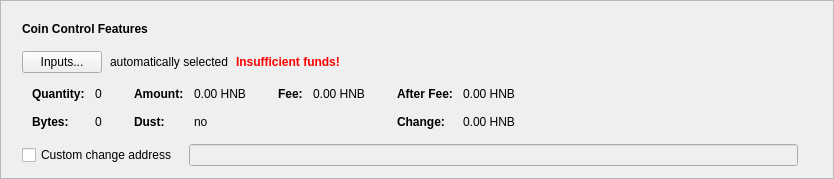
      <widget class="QFrame" name="frameCoinControl">
       <property name="sizePolicy">
        <sizepolicy hsizetype="Expanding" vsizetype="Fixed">
         <horstretch>0</horstretch>
         <verstretch>0</verstretch>
        </sizepolicy>
       </property>
       <property name="frameShape">
        <enum>QFrame::StyledPanel</enum>
       </property>
       <property name="frameShadow">
        <enum>QFrame::Raised</enum>
       </property>
       <layout class="QVBoxLayout" name="verticalLayout_2">
        <item>
         <layout class="QVBoxLayout" name="verticalLayoutCoinControl" stretch="0,0,0,0,0">
          <property name="spacing">
           <number>0</number>
          </property>
          <property name="sizeConstraint">
           <enum>QLayout::SetDefaultConstraint</enum>
          </property>
          <property name="leftMargin">
           <number>10</number>
          </property>
          <property name="topMargin">
           <number>10</number>
          </property>
          <item>
           <layout class="QHBoxLayout" name="horizontalLayoutCoinControl1">
            <property name="bottomMargin">
             <number>15</number>
            </property>
            <item>
             <widget class="QLabel" name="labelCoinControlFeatures">
              <property name="sizePolicy">
               <sizepolicy hsizetype="Preferred" vsizetype="Maximum">
                <horstretch>0</horstretch>
                <verstretch>0</verstretch>
               </sizepolicy>
              </property>
              <property name="font">
               <font>
                <weight>75</weight>
                <bold>true</bold>
               </font>
              </property>
              <property name="styleSheet">
               <string notr="true">font-weight:bold;</string>
              </property>
              <property name="text">
               <string>Coin Control Features</string>
              </property>
             </widget>
            </item>
           </layout>
          </item>
          <item>
           <layout class="QHBoxLayout" name="horizontalLayoutCoinControl2" stretch="0,0,0,0">
            <property name="spacing">
             <number>8</number>
            </property>
            <property name="bottomMargin">
             <number>10</number>
            </property>
            <item>
             <widget class="QPushButton" name="pushButtonCoinControl">
              <property name="styleSheet">
               <string notr="true"/>
              </property>
              <property name="text">
               <string>Inputs...</string>
              </property>
              <property name="autoDefault">
               <bool>false</bool>
              </property>
             </widget>
            </item>
            <item>
             <widget class="QLabel" name="labelCoinControlAutomaticallySelected">
              <property name="text">
               <string>automatically selected</string>
              </property>
              <property name="margin">
               <number>5</number>
              </property>
             </widget>
            </item>
            <item>
             <widget class="QLabel" name="labelCoinControlInsuffFunds">
              <property name="font">
               <font>
                <weight>75</weight>
                <bold>true</bold>
               </font>
              </property>
              <property name="styleSheet">
               <string notr="true">color:red;font-weight:bold;</string>
              </property>
              <property name="text">
               <string>Insufficient funds!</string>
              </property>
              <property name="margin">
               <number>5</number>
              </property>
             </widget>
            </item>
            <item>
             <spacer name="horizontalSpacerCoinControl">
              <property name="orientation">
               <enum>Qt::Horizontal</enum>
              </property>
              <property name="sizeHint" stdset="0">
               <size>
                <width>40</width>
                <height>1</height>
               </size>
              </property>
             </spacer>
            </item>
           </layout>
          </item>
          <item>
           <widget class="QWidget" name="widgetCoinControl" native="true">
            <property name="sizePolicy">
             <sizepolicy hsizetype="Preferred" vsizetype="Preferred">
              <horstretch>0</horstretch>
              <verstretch>0</verstretch>
             </sizepolicy>
            </property>
            <property name="minimumSize">
             <size>
              <width>0</width>
              <height>0</height>
             </size>
            </property>
            <property name="styleSheet">
             <string notr="true"/>
            </property>
            <layout class="QHBoxLayout" name="horizontalLayoutCoinControl5">
             <property name="leftMargin">
              <number>0</number>
             </property>
             <property name="topMargin">
              <number>0</number>
             </property>
             <property name="rightMargin">
              <number>0</number>
             </property>
             <property name="bottomMargin">
              <number>0</number>
             </property>
             <item>
              <layout class="QHBoxLayout" name="horizontalLayoutCoinControl3" stretch="0,0,0,1">
               <property name="spacing">
                <number>20</number>
               </property>
               <property name="topMargin">
                <number>0</number>
               </property>
               <property name="bottomMargin">
                <number>10</number>
               </property>
               <item>
                <layout class="QFormLayout" name="formLayoutCoinControl1">
                 <property name="horizontalSpacing">
                  <number>10</number>
                 </property>
                 <property name="verticalSpacing">
                  <number>14</number>
                 </property>
                 <property name="leftMargin">
                  <number>10</number>
                 </property>
                 <property name="topMargin">
                  <number>4</number>
                 </property>
                 <property name="rightMargin">
                  <number>6</number>
                 </property>
                 <item row="0" column="0">
                  <widget class="QLabel" name="labelCoinControlQuantityText">
                   <property name="font">
                    <font>
                     <weight>75</weight>
                     <bold>true</bold>
                    </font>
                   </property>
                   <property name="text">
                    <string>Quantity:</string>
                   </property>
                   <property name="margin">
                    <number>0</number>
                   </property>
                  </widget>
                 </item>
                 <item row="0" column="1">
                  <widget class="QLabel" name="labelCoinControlQuantity">
                   <property name="cursor">
                    <cursorShape>IBeamCursor</cursorShape>
                   </property>
                   <property name="contextMenuPolicy">
                    <enum>Qt::ActionsContextMenu</enum>
                   </property>
                   <property name="text">
                    <string notr="true">0</string>
                   </property>
                   <property name="margin">
                    <number>0</number>
                   </property>
                   <property name="textInteractionFlags">
                    <set>Qt::LinksAccessibleByMouse|Qt::TextSelectableByKeyboard|Qt::TextSelectableByMouse</set>
                   </property>
                  </widget>
                 </item>
                 <item row="1" column="0">
                  <widget class="QLabel" name="labelCoinControlBytesText">
                   <property name="font">
                    <font>
                     <weight>75</weight>
                     <bold>true</bold>
                    </font>
                   </property>
                   <property name="text">
                    <string>Bytes:</string>
                   </property>
                  </widget>
                 </item>
                 <item row="1" column="1">
                  <widget class="QLabel" name="labelCoinControlBytes">
                   <property name="cursor">
                    <cursorShape>IBeamCursor</cursorShape>
                   </property>
                   <property name="contextMenuPolicy">
                    <enum>Qt::ActionsContextMenu</enum>
                   </property>
                   <property name="text">
                    <string notr="true">0</string>
                   </property>
                   <property name="textInteractionFlags">
                    <set>Qt::LinksAccessibleByMouse|Qt::TextSelectableByKeyboard|Qt::TextSelectableByMouse</set>
                   </property>
                  </widget>
                 </item>
                </layout>
               </item>
               <item>
                <layout class="QFormLayout" name="formLayoutCoinControl2">
                 <property name="horizontalSpacing">
                  <number>10</number>
                 </property>
                 <property name="verticalSpacing">
                  <number>14</number>
                 </property>
                 <property name="leftMargin">
                  <number>6</number>
                 </property>
                 <property name="topMargin">
                  <number>4</number>
                 </property>
                 <property name="rightMargin">
                  <number>6</number>
                 </property>
                 <item row="0" column="0">
                  <widget class="QLabel" name="labelCoinControlAmountText">
                   <property name="font">
                    <font>
                     <weight>75</weight>
                     <bold>true</bold>
                    </font>
                   </property>
                   <property name="text">
                    <string>Amount:</string>
                   </property>
                   <property name="margin">
                    <number>0</number>
                   </property>
                  </widget>
                 </item>
                 <item row="0" column="1">
                  <widget class="QLabel" name="labelCoinControlAmount">
                   <property name="cursor">
                    <cursorShape>IBeamCursor</cursorShape>
                   </property>
                   <property name="contextMenuPolicy">
                    <enum>Qt::ActionsContextMenu</enum>
                   </property>
                   <property name="text">
                    <string notr="true">0.00 HNB</string>
                   </property>
                   <property name="textInteractionFlags">
                    <set>Qt::LinksAccessibleByMouse|Qt::TextSelectableByKeyboard|Qt::TextSelectableByMouse</set>
                   </property>
                  </widget>
                 </item>
                 <item row="1" column="0">
                  <widget class="QLabel" name="labelCoinControlLowOutputText">
                   <property name="font">
                    <font>
                     <weight>75</weight>
                     <bold>true</bold>
                    </font>
                   </property>
                   <property name="text">
                    <string>Dust:</string>
                   </property>
                  </widget>
                 </item>
                 <item row="1" column="1">
                  <widget class="QLabel" name="labelCoinControlLowOutput">
                   <property name="cursor">
                    <cursorShape>IBeamCursor</cursorShape>
                   </property>
                   <property name="contextMenuPolicy">
                    <enum>Qt::ActionsContextMenu</enum>
                   </property>
                   <property name="text">
                    <string notr="true">no</string>
                   </property>
                   <property name="textInteractionFlags">
                    <set>Qt::LinksAccessibleByMouse|Qt::TextSelectableByKeyboard|Qt::TextSelectableByMouse</set>
                   </property>
                  </widget>
                 </item>
                </layout>
               </item>
               <item>
                <layout class="QFormLayout" name="formLayoutCoinControl3">
                 <property name="horizontalSpacing">
                  <number>10</number>
                 </property>
                 <property name="verticalSpacing">
                  <number>14</number>
                 </property>
                 <property name="leftMargin">
                  <number>6</number>
                 </property>
                 <property name="topMargin">
                  <number>4</number>
                 </property>
                 <property name="rightMargin">
                  <number>6</number>
                 </property>
                 <item row="0" column="0">
                  <widget class="QLabel" name="labelCoinControlFeeText">
                   <property name="font">
                    <font>
                     <weight>75</weight>
                     <bold>true</bold>
                    </font>
                   </property>
                   <property name="text">
                    <string>Fee:</string>
                   </property>
                   <property name="margin">
                    <number>0</number>
                   </property>
                  </widget>
                 </item>
                 <item row="0" column="1">
                  <widget class="QLabel" name="labelCoinControlFee">
                   <property name="cursor">
                    <cursorShape>IBeamCursor</cursorShape>
                   </property>
                   <property name="contextMenuPolicy">
                    <enum>Qt::ActionsContextMenu</enum>
                   </property>
                   <property name="text">
                    <string notr="true">0.00 HNB</string>
                   </property>
                   <property name="textInteractionFlags">
                    <set>Qt::LinksAccessibleByMouse|Qt::TextSelectableByKeyboard|Qt::TextSelectableByMouse</set>
                   </property>
                  </widget>
                 </item>
                </layout>
               </item>
               <item>
                <layout class="QFormLayout" name="formLayoutCoinControl4">
                 <property name="horizontalSpacing">
                  <number>10</number>
                 </property>
                 <property name="verticalSpacing">
                  <number>14</number>
                 </property>
                 <property name="leftMargin">
                  <number>6</number>
                 </property>
                 <property name="topMargin">
                  <number>4</number>
                 </property>
                 <property name="rightMargin">
                  <number>6</number>
                 </property>
                 <item row="0" column="0">
                  <widget class="QLabel" name="labelCoinControlAfterFeeText">
                   <property name="font">
                    <font>
                     <weight>75</weight>
                     <bold>true</bold>
                    </font>
                   </property>
                   <property name="text">
                    <string>After Fee:</string>
                   </property>
                   <property name="margin">
                    <number>0</number>
                   </property>
                  </widget>
                 </item>
                 <item row="0" column="1">
                  <widget class="QLabel" name="labelCoinControlAfterFee">
                   <property name="cursor">
                    <cursorShape>IBeamCursor</cursorShape>
                   </property>
                   <property name="contextMenuPolicy">
                    <enum>Qt::ActionsContextMenu</enum>
                   </property>
                   <property name="text">
                    <string notr="true">0.00 HNB</string>
                   </property>
                   <property name="textInteractionFlags">
                    <set>Qt::LinksAccessibleByMouse|Qt::TextSelectableByKeyboard|Qt::TextSelectableByMouse</set>
                   </property>
                  </widget>
                 </item>
                 <item row="1" column="0">
                  <widget class="QLabel" name="labelCoinControlChangeText">
                   <property name="font">
                    <font>
                     <weight>75</weight>
                     <bold>true</bold>
                    </font>
                   </property>
                   <property name="text">
                    <string>Change:</string>
                   </property>
                  </widget>
                 </item>
                 <item row="1" column="1">
                  <widget class="QLabel" name="labelCoinControlChange">
                   <property name="cursor">
                    <cursorShape>IBeamCursor</cursorShape>
                   </property>
                   <property name="contextMenuPolicy">
                    <enum>Qt::ActionsContextMenu</enum>
                   </property>
                   <property name="text">
                    <string notr="true">0.00 HNB</string>
                   </property>
                   <property name="textInteractionFlags">
                    <set>Qt::LinksAccessibleByMouse|Qt::TextSelectableByKeyboard|Qt::TextSelectableByMouse</set>
                   </property>
                  </widget>
                 </item>
                </layout>
               </item>
              </layout>
             </item>
            </layout>
           </widget>
          </item>
          <item>
           <layout class="QHBoxLayout" name="horizontalLayoutCoinControl4" stretch="0,0,0">
            <property name="spacing">
             <number>12</number>
            </property>
            <property name="sizeConstraint">
             <enum>QLayout::SetDefaultConstraint</enum>
            </property>
            <property name="topMargin">
             <number>5</number>
            </property>
            <property name="rightMargin">
             <number>5</number>
            </property>
            <item>
             <widget class="QCheckBox" name="checkBoxCoinControlChange">
              <property name="toolTip">
               <string>If this is activated, but the change address is empty or invalid, change will be sent to a newly generated address.</string>
              </property>
              <property name="text">
               <string>Custom change address</string>
              </property>
             </widget>
            </item>
            <item>
             <widget class="QValidatedLineEdit" name="lineEditCoinControlChange">
              <property name="enabled">
               <bool>false</bool>
              </property>
              <property name="sizePolicy">
               <sizepolicy hsizetype="Expanding" vsizetype="Fixed">
                <horstretch>0</horstretch>
                <verstretch>0</verstretch>
               </sizepolicy>
              </property>
             </widget>
            </item>
            <item>
             <widget class="QLabel" name="labelCoinControlChangeLabel">
              <property name="sizePolicy">
               <sizepolicy hsizetype="Preferred" vsizetype="Expanding">
                <horstretch>0</horstretch>
                <verstretch>0</verstretch>
               </sizepolicy>
              </property>
              <property name="minimumSize">
               <size>
                <width>0</width>
                <height>0</height>
               </size>
              </property>
              <property name="text">
               <string/>
              </property>
              <property name="margin">
               <number>3</number>
              </property>
             </widget>
            </item>
           </layout>
          </item>
          <item>
           <spacer name="verticalSpacerCoinControl">
            <property name="orientation">
             <enum>Qt::Vertical</enum>
            </property>
            <property name="sizeType">
             <enum>QSizePolicy::Expanding</enum>
            </property>
            <property name="sizeHint" stdset="0">
             <size>
              <width>800</width>
              <height>1</height>
             </size>
            </property>
           </spacer>
          </item>
         </layout>
        </item>
       </layout>
      </widget>
